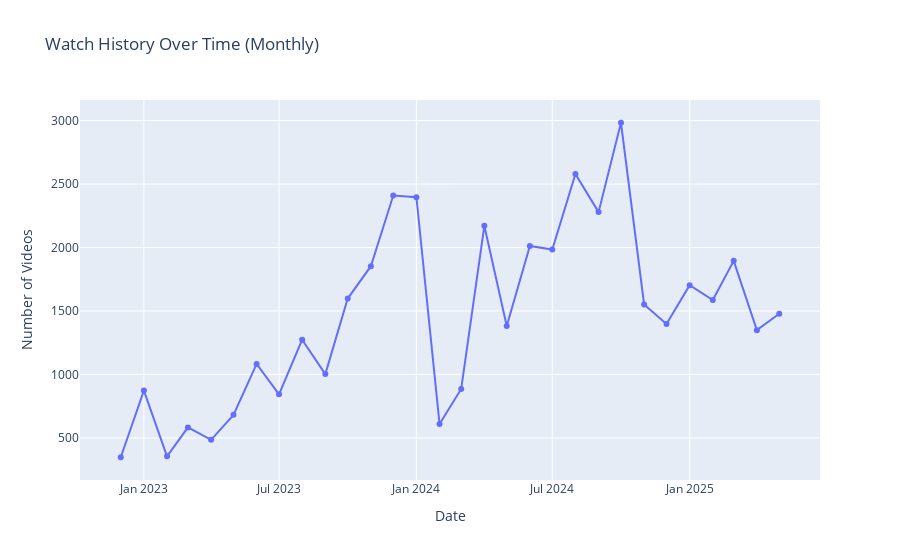

The notebook cell saved with this chart:
### Code cell
# Prepare the DataFrame for plotting
fig = px.line(
    monthly_df[:-1], # Exclude the last month since it is incomplete
    x="year_month", # Use the year_month column for x-axis
    y="count", # Use the count of videos watched for y-axis
    title="Watch History Over Time (Monthly)", # Set the title of the chart
    labels={"year_month": "Date", "count": "Number of Videos"}, # Set axis labels
    hover_data=["count"], # Show count in hover data
    markers=True # Add markers to the line plot
    )

fig.show() # Show the plot

### Figure 1 — Plotly figure (JSON) as saved in the notebook; plotly's stock layout.template omitted (floating-point values rounded to 4 significant figures)
{"data": [{"hovertemplate": "Date=%{x}<br>Number of Videos=%{y}<extra></extra>", "legendgroup": "", "line": {"color": "#636efa", "dash": "solid"}, "marker": {"symbol": "circle"}, "mode": "lines+markers", "name": "", "orientation": "v", "showlegend": false, "type": "scatter", "x": ["2022-12", "2023-01", "2023-02", "2023-03", "2023-04", "2023-05", "2023-06", "2023-07", "2023-08", "2023-09", "2023-10", "2023-11", "2023-12", "2024-01", "2024-02", "2024-03", "2024-04", "2024-05", "2024-06", "2024-07", "2024-08", "2024-09", "2024-10", "2024-11", "2024-12", "2025-01", "2025-02", "2025-03", "2025-04", "2025-05"], "xaxis": "x", "y": [348, 873, 355, 583, 485, 682, 1083, 844, 1274, 1003, 1598, 1853, 2410, 2396, 610, 886, 2171, 1382, 2013, 1984, 2579, 2279, 2983, 1552, 1397, 1703, 1587, 1895, 1349, 1478], "yaxis": "y"}], "layout": {"legend": {"tracegroupgap": 0}, "title": {"text": "Watch History Over Time (Monthly)"}, "xaxis": {"anchor": "y", "domain": [0, 1], "title": {"text": "Date"}}, "yaxis": {"anchor": "x", "domain": [0, 1], "title": {"text": "Number of Videos"}}}}
